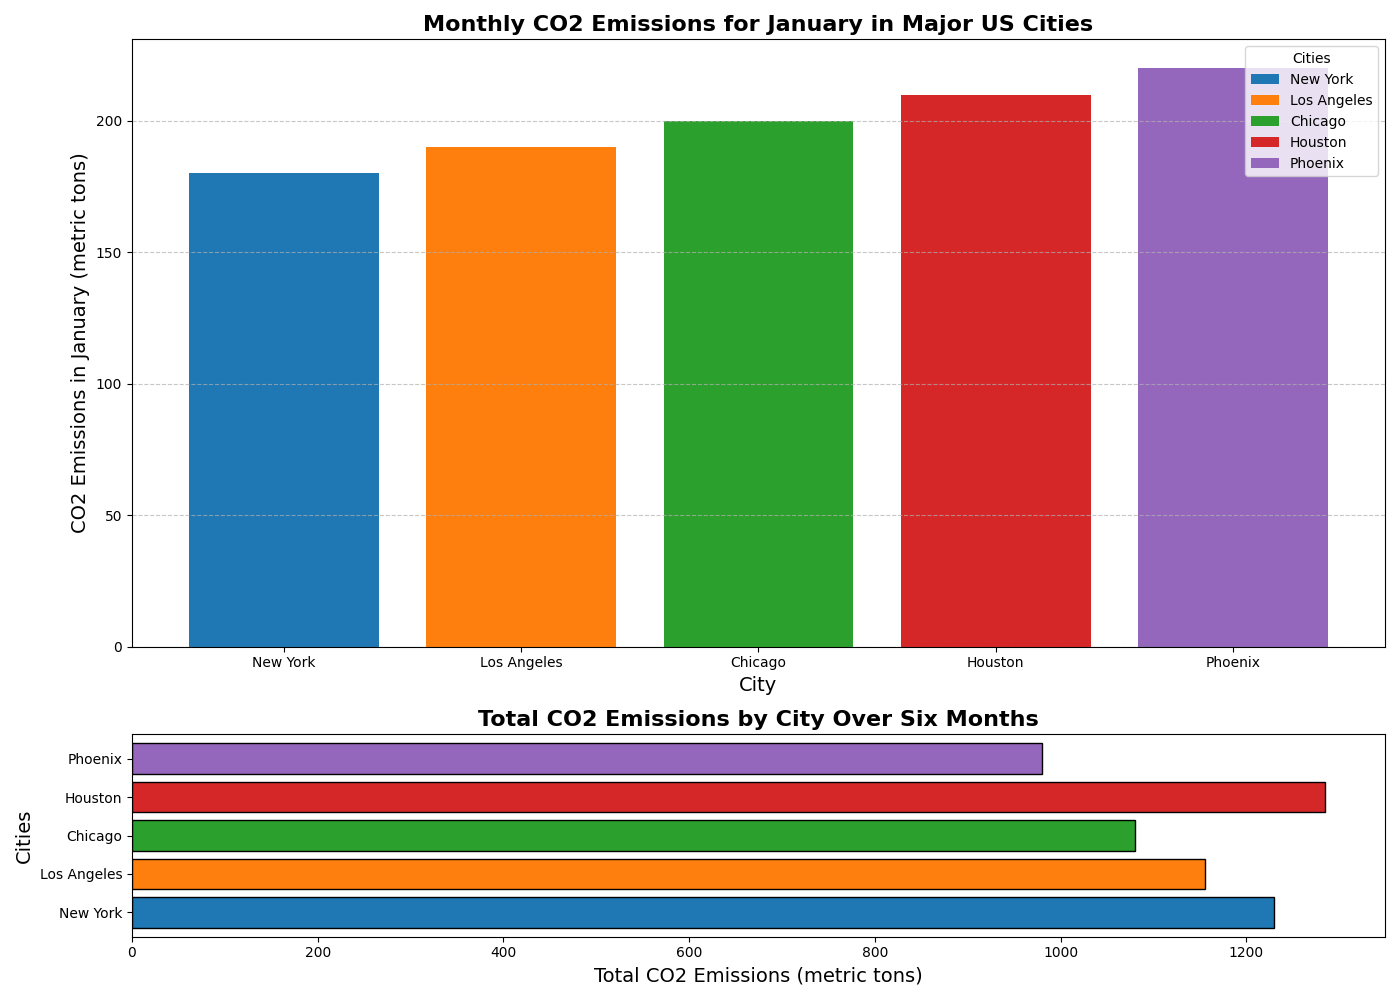

This figure's Python source:
import matplotlib.pyplot as plt
import numpy as np

# Define city names and months
cities = ['New York', 'Los Angeles', 'Chicago', 'Houston', 'Phoenix']
months = ['January', 'February', 'March', 'April', 'May', 'June']

# Data representing monthly CO2 emissions (in metric tons) for each city
ny_emissions = [180, 190, 200, 210, 220, 230]
la_emissions = [170, 180, 190, 195, 205, 215]
chicago_emissions = [160, 170, 180, 190, 185, 195]
houston_emissions = [200, 205, 210, 215, 225, 230]
phoenix_emissions = [150, 155, 160, 165, 170, 180]

# Setup the figure and axis
fig, axs = plt.subplots(2, 1, figsize=(14, 10), gridspec_kw={'height_ratios': [3, 1]})

# Colors for each city
colors = ['#1f77b4', '#ff7f0e', '#2ca02c', '#d62728', '#9467bd']

# Plot the base bar chart for each city
for i, city in enumerate(cities):
    axs[0].bar(city, ny_emissions[i], color=colors[i], label=city)

# Title and labels for the bar chart
axs[0].set_title('Monthly CO2 Emissions for January in Major US Cities', fontsize=16, fontweight='bold')
axs[0].set_xlabel('City', fontsize=14)
axs[0].set_ylabel('CO2 Emissions in January (metric tons)', fontsize=14)
axs[0].legend(title='Cities')

# Adding grid lines to the y-axis
axs[0].yaxis.grid(True, linestyle='--', alpha=0.7)

# Calculate the total emissions for each city
total_emissions = [sum(ny_emissions), sum(la_emissions), sum(chicago_emissions), sum(houston_emissions), sum(phoenix_emissions)]

# Plot the total emissions as a horizontal bar chart
axs[1].barh(cities, total_emissions, color=colors, edgecolor='black')

# Title and labels for the total emissions bar chart
axs[1].set_title('Total CO2 Emissions by City Over Six Months', fontsize=16, fontweight='bold')
axs[1].set_xlabel('Total CO2 Emissions (metric tons)', fontsize=14)
axs[1].set_ylabel('Cities', fontsize=14)

# Improve layout
plt.tight_layout()

# Display the plot
plt.show()
